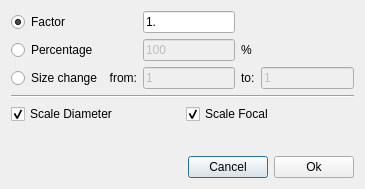
<?xml version="1.0" encoding="UTF-8"?>
<ui version="4.0">
 <class>DialogScaleDevice</class>
 <widget class="QDialog" name="DialogScaleDevice">
  <property name="geometry">
   <rect>
    <x>0</x>
    <y>0</y>
    <width>365</width>
    <height>189</height>
   </rect>
  </property>
  <property name="windowTitle">
   <string>Scale Design</string>
  </property>
  <property name="windowIcon">
   <iconset resource="Astree.qrc">
    <normaloff>:/Astree/Astree.ico</normaloff>:/Astree/Astree.ico</iconset>
  </property>
  <layout class="QGridLayout" name="gridLayout_2">
   <item row="0" column="0">
    <layout class="QVBoxLayout" name="verticalLayout">
     <item>
      <layout class="QGridLayout" name="gridLayout">
       <item row="2" column="1">
        <widget class="QLabel" name="label_2">
         <property name="text">
          <string>from:</string>
         </property>
         <property name="alignment">
          <set>Qt::AlignRight|Qt::AlignTrailing|Qt::AlignVCenter</set>
         </property>
        </widget>
       </item>
       <item row="2" column="3">
        <widget class="QLabel" name="label">
         <property name="text">
          <string>to:</string>
         </property>
        </widget>
       </item>
       <item row="0" column="0">
        <widget class="QRadioButton" name="rbFactor">
         <property name="text">
          <string>Factor</string>
         </property>
         <property name="checked">
          <bool>true</bool>
         </property>
        </widget>
       </item>
       <item row="2" column="4">
        <widget class="QLineEdit" name="leNewSize">
         <property name="enabled">
          <bool>false</bool>
         </property>
         <property name="text">
          <string>1</string>
         </property>
        </widget>
       </item>
       <item row="2" column="0">
        <widget class="QRadioButton" name="rbSizeChange">
         <property name="text">
          <string>Size change</string>
         </property>
        </widget>
       </item>
       <item row="2" column="2">
        <widget class="QLineEdit" name="leOldSize">
         <property name="enabled">
          <bool>false</bool>
         </property>
         <property name="text">
          <string>1</string>
         </property>
        </widget>
       </item>
       <item row="1" column="0">
        <widget class="QRadioButton" name="rbPercentage">
         <property name="text">
          <string>Percentage</string>
         </property>
        </widget>
       </item>
       <item row="0" column="2">
        <widget class="QLineEdit" name="leFactor">
         <property name="text">
          <string>1.</string>
         </property>
        </widget>
       </item>
       <item row="1" column="3">
        <widget class="QLabel" name="label_3">
         <property name="text">
          <string>%</string>
         </property>
        </widget>
       </item>
       <item row="1" column="2">
        <widget class="QLineEdit" name="lePercentage">
         <property name="enabled">
          <bool>false</bool>
         </property>
         <property name="text">
          <string>100</string>
         </property>
        </widget>
       </item>
      </layout>
     </item>
     <item>
      <widget class="Line" name="line">
       <property name="orientation">
        <enum>Qt::Horizontal</enum>
       </property>
      </widget>
     </item>
     <item>
      <layout class="QHBoxLayout" name="horizontalLayout_2">
       <item>
        <widget class="QCheckBox" name="cbScaleDiameter">
         <property name="text">
          <string>Scale Diameter</string>
         </property>
         <property name="checked">
          <bool>true</bool>
         </property>
        </widget>
       </item>
       <item>
        <widget class="QCheckBox" name="cbScaleFocal">
         <property name="text">
          <string>Scale Focal</string>
         </property>
         <property name="checked">
          <bool>true</bool>
         </property>
        </widget>
       </item>
      </layout>
     </item>
     <item>
      <spacer name="verticalSpacer">
       <property name="orientation">
        <enum>Qt::Vertical</enum>
       </property>
       <property name="sizeHint" stdset="0">
        <size>
         <width>20</width>
         <height>40</height>
        </size>
       </property>
      </spacer>
     </item>
     <item>
      <layout class="QHBoxLayout" name="horizontalLayout">
       <item>
        <spacer name="horizontalSpacer">
         <property name="orientation">
          <enum>Qt::Horizontal</enum>
         </property>
         <property name="sizeHint" stdset="0">
          <size>
           <width>40</width>
           <height>20</height>
          </size>
         </property>
        </spacer>
       </item>
       <item>
        <widget class="QPushButton" name="pushButton_2">
         <property name="text">
          <string>Cancel</string>
         </property>
        </widget>
       </item>
       <item>
        <widget class="QPushButton" name="b">
         <property name="text">
          <string>Ok</string>
         </property>
        </widget>
       </item>
      </layout>
     </item>
    </layout>
   </item>
  </layout>
 </widget>
 <tabstops>
  <tabstop>leOldSize</tabstop>
  <tabstop>leNewSize</tabstop>
  <tabstop>b</tabstop>
  <tabstop>pushButton_2</tabstop>
  <tabstop>rbSizeChange</tabstop>
  <tabstop>rbPercentage</tabstop>
  <tabstop>rbFactor</tabstop>
 </tabstops>
 <resources>
  <include location="Astree.qrc"/>
 </resources>
 <connections/>
</ui>
